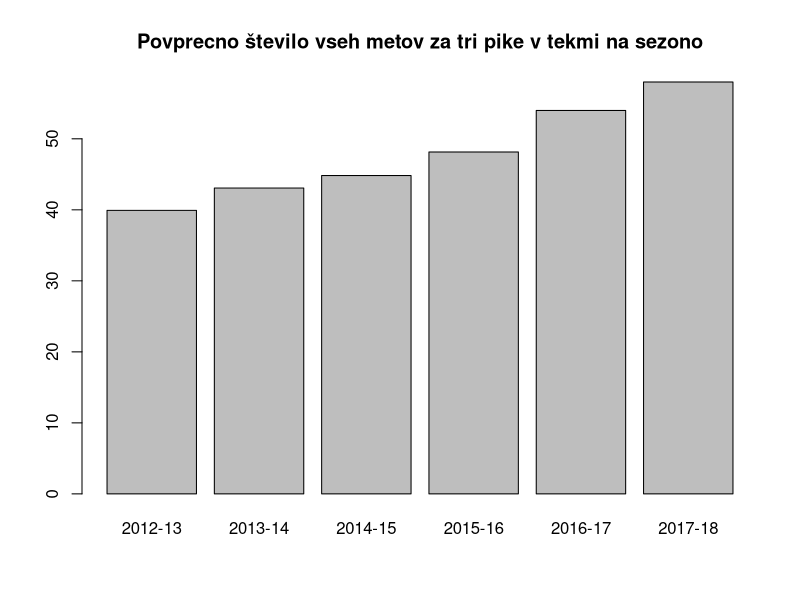
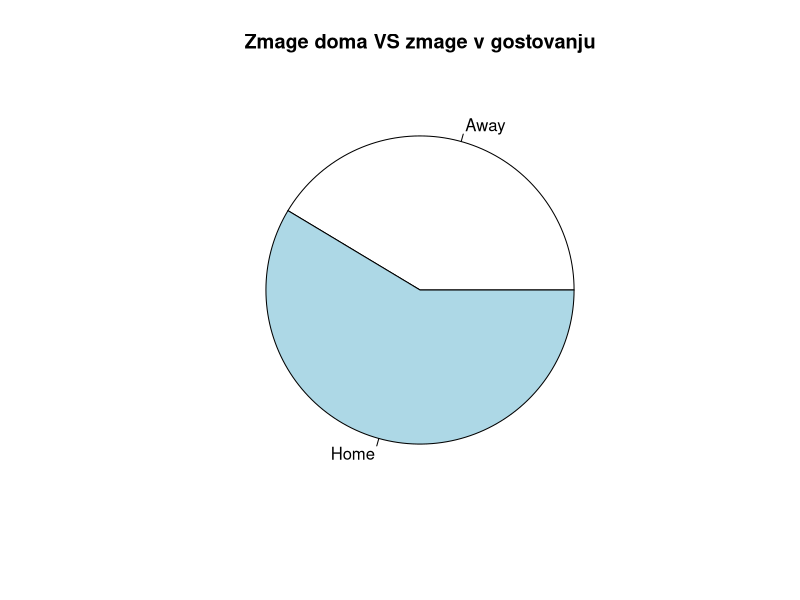
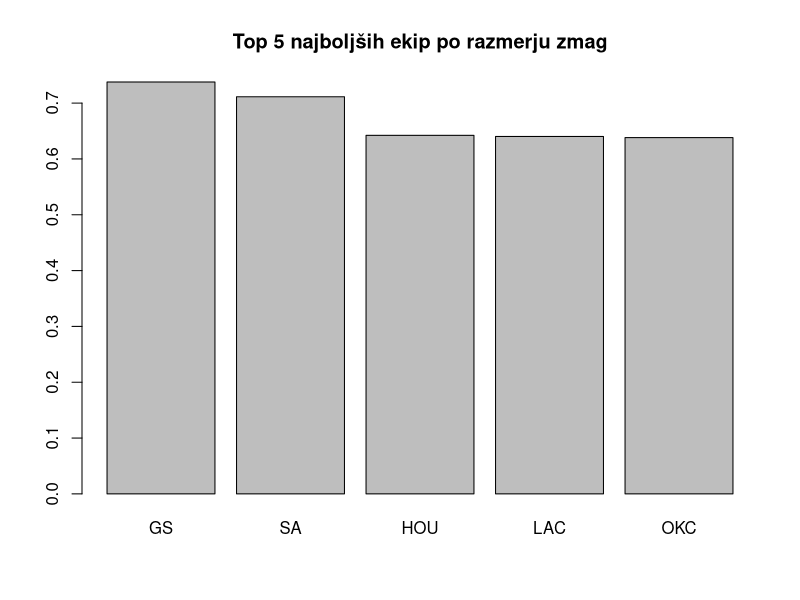
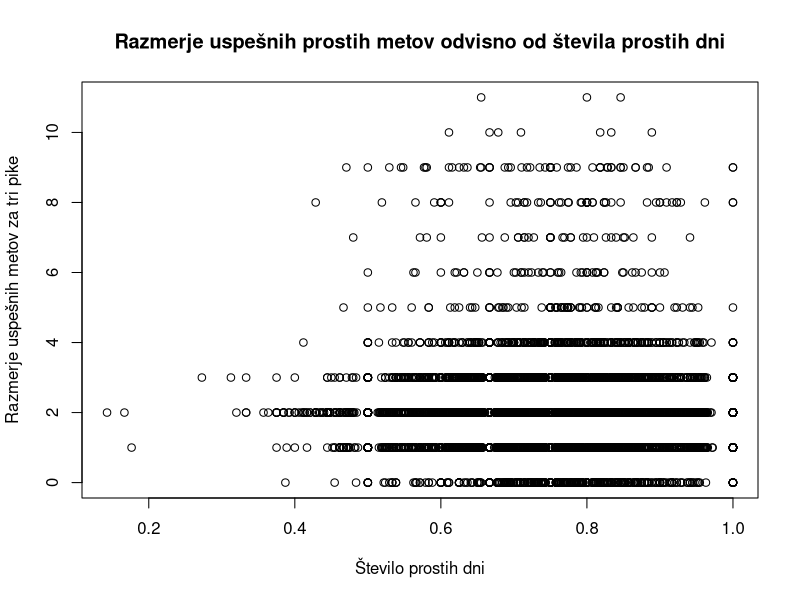

These charts were generated, in order, by the following R code:


set.seed(0)

setwd("C:/Users/Gal/Documents/FRI/UI/Seminarska/")
md <- read.table(file="nbadata.txt", sep=",", header=TRUE)

md <- md[order(md$gmDate),];


SEASONS = unique(md$gmSeason);
TEAMS = unique(c(md$awayAbbr, md$homeAbbr))

# povprecno stevilo metov trojk obeh ekip skupaj na sezono
averageThrees <- vector()
for(season in SEASONS) {
    seasonGames <- md$gmSeason == season;
    averageThrees <- c(averageThrees, mean(md$home3PA[seasonGames] + md$away3PA[seasonGames]));
}
barplot(averageThrees, names=SEASONS, main="Povprecno število vseh metov za tri pike v tekmi na sezono");

# stevilo zmag home ekip vs stevilo zmag away ekip
homeWins = table(md$homePTS > md$awayPTS);
pie(homeWins, labels=c("Away", "Home"), main="Zmage doma VS zmage v gostovanju");


# najboljsa ekipa po razmerju zmag
winRatioByTeam = list();
for (team in TEAMS) {
    homeGames <- md$homeAbbr == team;
    awayGames <- md$awayAbbr == team;
    homeWins <- md$homePTS[homeGames] > md$awayPTS[homeGames];
    awayWins <- md$homePTS[awayGames] < md$awayPTS[awayGames];
    totalWins  <- sum(homeWins) + sum(awayWins);
    totalGames <- sum(homeGames) + sum(awayGames);
    ratio <- totalWins / totalGames;
    winRatioByTeam[[team]] <- ratio;
}
winRatioByTeam <- sort(unlist(winRatioByTeam), decreasing=TRUE);
barplot(winRatioByTeam[1:5], names=names(winRatioByTeam)[1:5], main="Top 5 najboljših ekip po razmerju zmag");

homeFreeShotSuccessRatio = md$homeFTM / md$homeFTA;
awayFreeShotSuccessRatio = md$awayFTM / md$awayFTA;
totalFreeShotSuccessRatio = append(homeFreeShotSuccessRatio, awayFreeShotSuccessRatio);
daysOff = append(md$homeDayOff, md$awayDayOff);
plot(totalFreeShotSuccessRatio,daysOff, main="Razmerje uspešnih prostih metov odvisno od števila prostih dni", xlab="Število prostih dni", ylab="Razmerje uspešnih metov za tri pike");




train <- md[1:round(0.7*nrow(md)),]
test <- md[-(1:round(0.7*nrow(md))),]

# poglej tukej v commit PROCENTI ce bi po procentih




